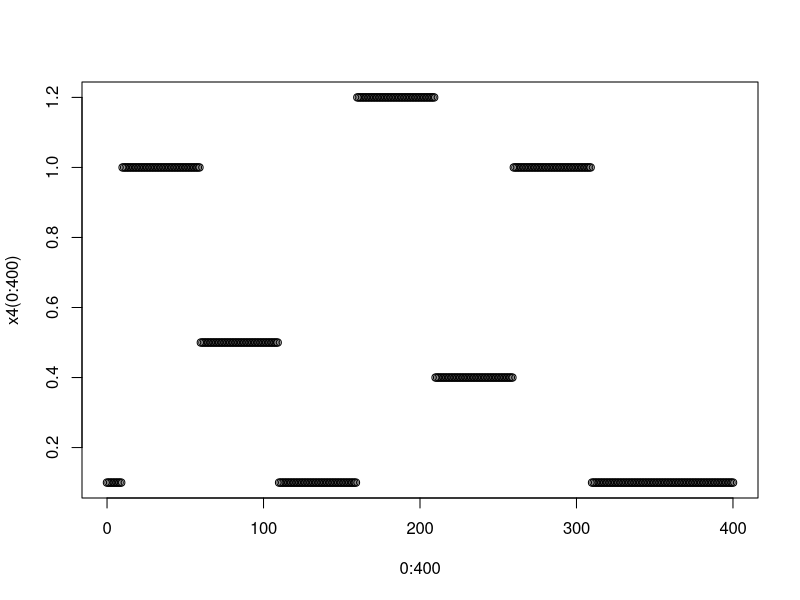
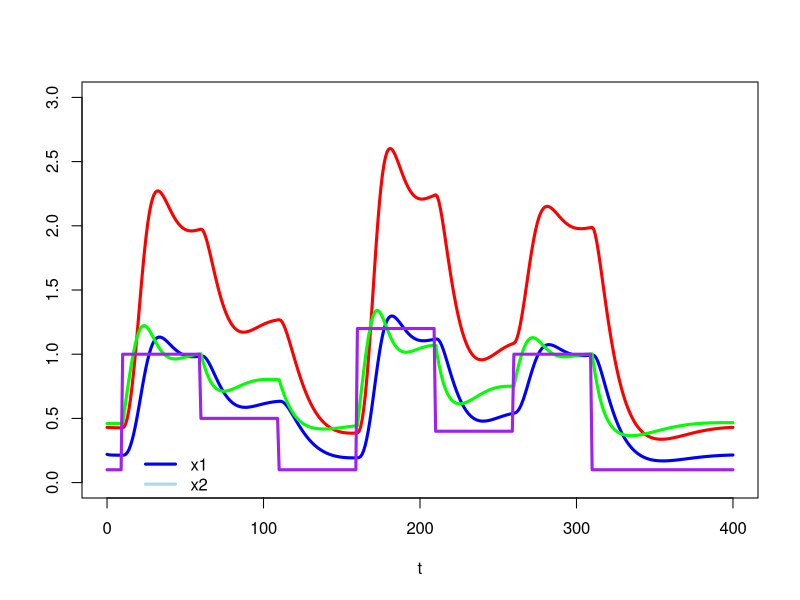
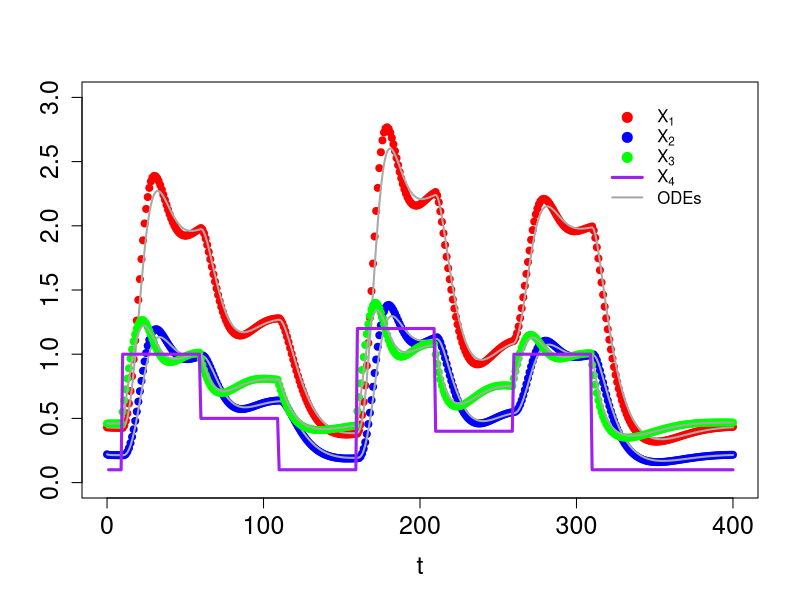
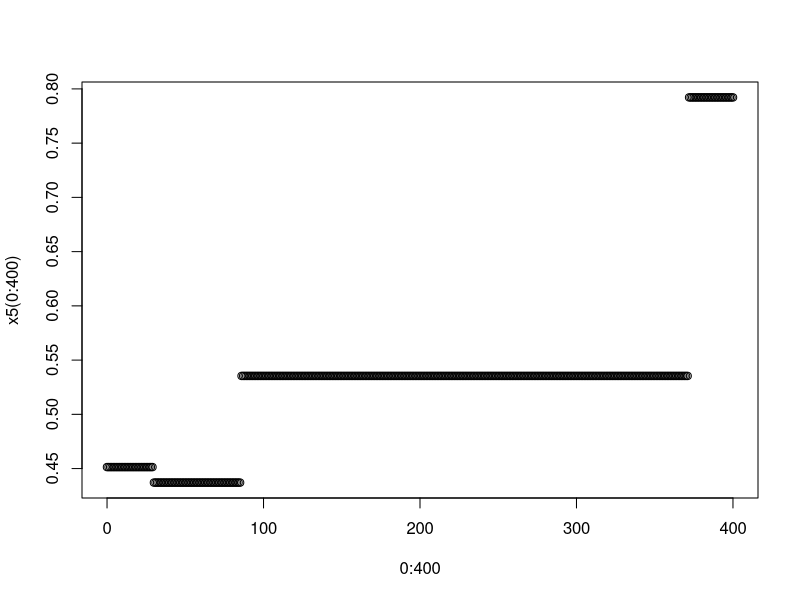
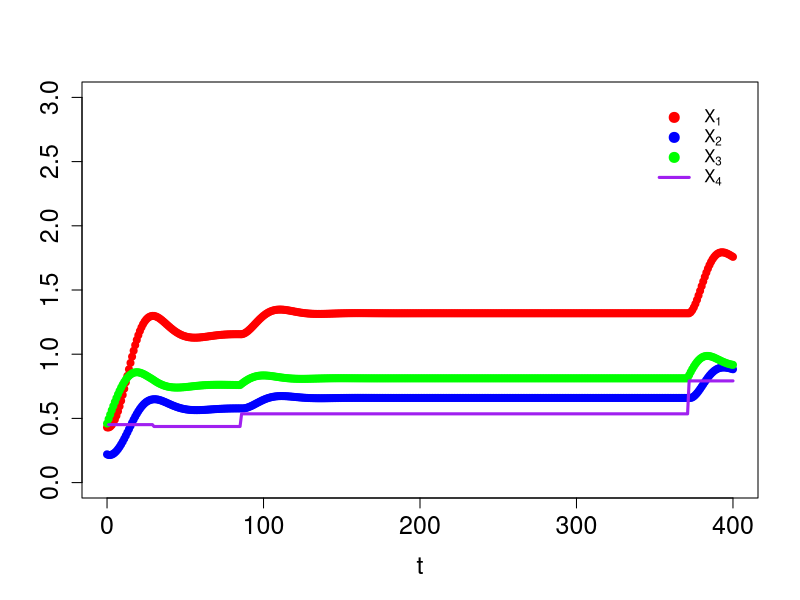
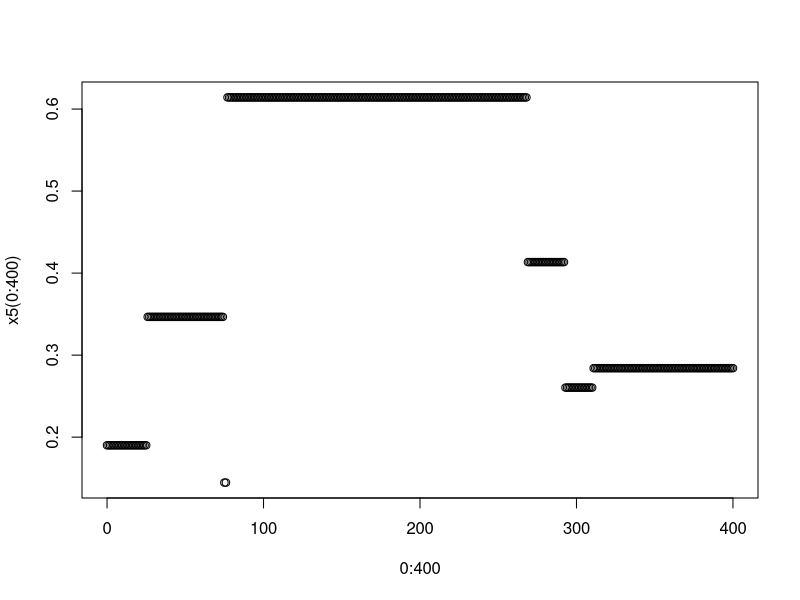
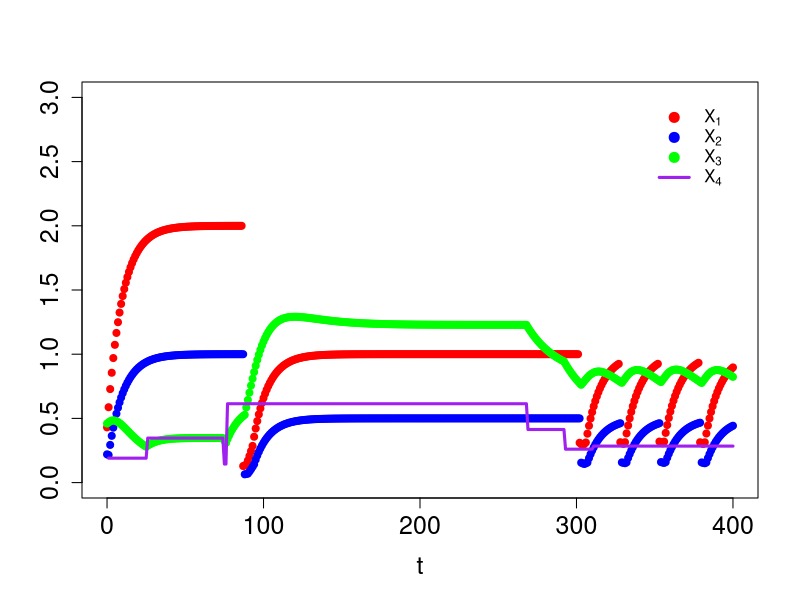
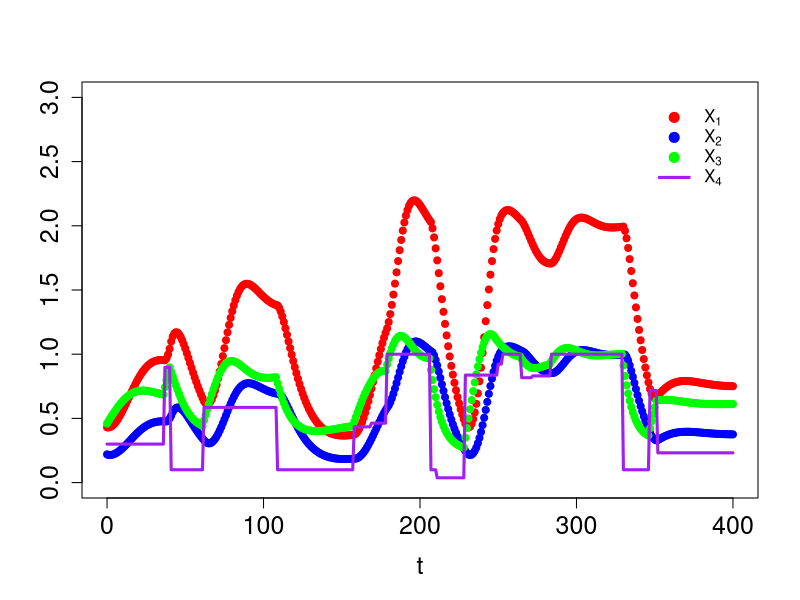

Write R code to recreate these figures, in order.
# lac operon model # Figures 8, 9, 10 and 11



rm(list = ls())



######################################################################################################################################
##### system of dif. eq.

if(!require('deSolve',character.only = TRUE)) {install.packages('deSolve');library(deSolve)}		# install and call deSolve package

t = seq(0,400,1)		# set time for simulation

InitState4=c(		# initial state of the variables
		x1 = 0.43,
		x2 = 0.22,
		x3 = 0.46
		)

Pars4 = c(			# Parameters	
	g_34 = 1,
	x4 = 0.1	
      )

# create function of external events
x4_data = cbind(c(0,10,60,110,160,210,260,310),c(0.1,1,0.5,0.1,1.2,0.4,1,0.1))
x4 = approxfun(x4_data,method='constant',rule=2)
plot(0:400,x4(0:400))



Equations4 <- function(t, x, pars)  		# ODE model 
        { 
        ### returns rate of change
        # t = model's time structure
        # initState = model initial state
        # pars = model parameters 

        with(as.list(c(x, pars)), 
            {
		
		X4 = x4(t)	

		dx1 = 0.2 * x3^2- 0.1*x1
		dx2 = 0.5 * x1 - x2
		dx3 = 0.1 * X4^(g_34) - 0.1 * x2 * x3

            return(list(c(dx1,dx2,dx3),count=c(),signal = X4))
            })
        }


##### system of dif. eq.
######################################################################################################################################

# perturb = data.frame(var = 'x1', time = 6, value = 2, method = "replace") #  method ("replace", "add", "multiply")

out4 = ode(				# run ODE solver
		times = t,
		y = InitState4,
		parms = Pars4,
		func = Equations4) # events = list(data = perturb) 

#windows()
plot(out4[,1],out4[,2],type='l',col='red',lwd=3,ylim=c(0,3),xlab='t',ylab='')
lines(out4[,1],out4[,3],type='l',col='blue',lwd=3)
lines(out4[,1],out4[,4],type='l',col='green',lwd=3)
lines(out4[,1],out4[,5],type='l',col='purple',lwd=3)
legend(15,.3,legend=c('x1','x2'),lty=c(1,1),lwd=c(3,3),col=c('blue','lightblue'),bty="n")





######################################################################################################################################
##### discrete 1

d_output4 = c(t=min(t),InitState4)					# initiating variable to store the solution of the discrete solver
for ( i in seq(min(t)+(t[2]-t[1]),max(t),t[2]-t[1]) )		# unnecessarily extremely complicated way to cycle through the values of time
	{
	if ( is.null(dim(d_output4))==TRUE )			# if d_output is a vector, i.e., if i=1
		{
		x1 = d_output4[2]
		x2 = d_output4[3]
		x3 = d_output4[4]
		} else 							# if it is a matrix

		{
		x1 = d_output4[dim(d_output4)[1],2]
		x2 = d_output4[dim(d_output4)[1],3]
		x3 = d_output4[dim(d_output4)[1],4]
		}

	Xs = with(as.list(c(c(x1,x2,x3))), 
            {
		# discrete equations
		x1_temp = ( 0.2 * x3^2- 0.1*x1 ) * (t[2]-t[1]) + x1
		x2_temp = ( 0.5 * x1 - x2 ) * (t[2]-t[1]) + x2
		x3_temp = ( 0.1 * x4(i) - 0.1 * x2 * x3 ) * (t[2]-t[1]) + x3

            return(list(c(x1_temp,x2_temp,x3_temp)))
            })

	d_output4 = rbind(d_output4,c(t=i,x1=Xs[[1]][1],x2=Xs[[1]][2],x3=Xs[[1]][3]))		# discrete result
	}


# tiff("Fig_lac1.tiff", height = 10, width = 20, units = 'cm',compression = "lzw", res = 300)
plot(d_output4[,1],d_output4[,2],pch=20,col='red',lwd=3,xlab='t',ylab='',ylim=c(0,3),cex.lab=1.5,cex.axis=1.5)
lines(out4[,1],out4[,2],col = "darkgrey",lwd=2)
points(d_output4[,1],d_output4[,3],pch=20,col='blue',lwd=3,xlab='t',ylab='')
lines(out4[,1],out4[,3],col = "darkgrey",lwd=2)
points(d_output4[,1],d_output4[,4],pch=20,col='green',lwd=3,xlab='t',ylab='')
lines(out4[,1],out4[,4],col = "darkgrey",lwd=2)
lines(1:400,x4(1:400),pch=20,col='purple',lwd=3,xlab='t',ylab='')
legend(320,3,legend=c(expression('X'[1]),expression('X'[2]),expression('X'[3]),expression('X'[4]),'ODEs'),pch=c(20,20,20,NA,NA),pt.cex = c(2,2,2,NA,NA),col=c('red','blue','green','purple','darkgrey'),lty=c(NA,NA,NA,1,1),lwd=c(NA,NA,NA,3,2),bty="n")
# dev.off()

##### discrete 1
######################################################################################################################################



######################################################################################################################################
##### discrete 2

x5_data = 0										# variable to store the moment of occurrences 
while (sum(x5_data)<400)
	{
	x5_data = c(x5_data,rexp(1,rate = 1/60))
	}
x5_data = x5_data[1:(length(x5_data)-1)]
sum(x5_data)
x5_data = cumsum(x5_data)

x5_data = cbind(x5_data,rnorm(n=length(x5_data),mean=.5,sd=.25))	# for every event, create a event that follows a normal

x5 = approxfun(x5_data,method='constant',rule=2)			# define the external events as a function
plot(0:400,x5(0:400))

d_output5 = c(t=min(t),InitState4)						# initiating variable to store the solution of the discrete solver
for ( i in seq(min(t)+(t[2]-t[1]),max(t),t[2]-t[1]) )			# unnecessarily extremely complicated way to cycle through the values of time
	{
	if ( is.null(dim(d_output5))==TRUE )				# if d_output is a vector, i.e., if i=1
		{
		x1 = d_output5[2]
		x2 = d_output5[3]
		x3 = d_output5[4]
		} else 								# if it is a matrix
		{
		x1 = d_output5[dim(d_output5)[1],2]
		x2 = d_output5[dim(d_output5)[1],3]
		x3 = d_output5[dim(d_output5)[1],4]
		}

	Xs = with(as.list(c(c(x1,x2,x3))), 
            {
		# discrete equations
		x1_temp = ( 0.2 * x3^2- 0.1*x1 ) * (t[2]-t[1]) + x1
		x2_temp = ( 0.5 * x1 - x2 ) * (t[2]-t[1]) + x2
		x3_temp = ( 0.1 * x5(i) - 0.1 * x2 * x3 ) * (t[2]-t[1]) + x3

            return(list(c(x1_temp,x2_temp,x3_temp)))
            })

	d_output5 = rbind(d_output5,c(t=i,x1=Xs[[1]][1],x2=Xs[[1]][2],x3=Xs[[1]][3]))		# discrete result
	}


# tiff("Fig_lac2.tiff", height = 10, width = 20, units = 'cm',compression = "lzw", res = 300)
plot(d_output5[,1],d_output5[,2],pch=20,col='red',lwd=3,xlab='t',ylab='',ylim=c(0,3),cex.lab=1.5,cex.axis=1.5)
points(d_output5[,1],d_output5[,3],pch=20,col='blue',lwd=3,xlab='t',ylab='')
points(d_output5[,1],d_output5[,4],pch=20,col='green',lwd=3,xlab='t',ylab='')
lines(1:400,x5(1:400),pch=20,col='purple',lwd=3,xlab='t',ylab='')
legend(350,3,legend=c(expression('X'[1]),expression('X'[2]),expression('X'[3]),expression('X'[4])),pch=c(20,20,20,NA),pt.cex = 2,col=c('red','blue','green','purple'),lty=c(NA,NA,NA,1),lwd=c(NA,NA,NA,3),bty="n")
# dev.off()

##### discrete 2
######################################################################################################################################



######################################################################################################################################
##### discrete 3

set.seed(50) # 1000 is also cool
x5_data = 0										# variable to store the moment of occurrences
while (sum(x5_data)<400)
	{
	x5_data = c(x5_data,rexp(1,rate = 1/60))
	}
x5_data = x5_data[1:(length(x5_data)-1)]
sum(x5_data)
x5_data = cumsum(x5_data)

x5_data = cbind(x5_data,rnorm(n=length(x5_data),mean=.5,sd=.25))	# for every event, create a event that follows a normal

x5 = approxfun(x5_data,method='constant',rule=2)			# define the external events as a function
plot(0:400,x5(0:400))

d_output5 = c(t=min(t),InitState4)						# initiating variable to store the solution of the discrete solver
for ( i in seq(min(t)+(t[2]-t[1]),max(t),t[2]-t[1]) )			# unnecessarily extremely complicated way to cycle through the values of time
	{
	if ( is.null(dim(d_output5))==TRUE )				# if d_output is a vector, i.e., if i=1
		{
		x1 = d_output5[2]
		x2 = d_output5[3]
		x3 = d_output5[4]
		} else 								# if it is a matrix
		{
		x1 = d_output5[dim(d_output5)[1],2]
		x2 = d_output5[dim(d_output5)[1],3]
		x3 = d_output5[dim(d_output5)[1],4]
		}

	Xs = with(as.list(c(c(x1,x2,x3))), 
            {
		# discrete equations
		if (x3<0.5) { x1_temp = ( 0.2 - 0.1*x1 ) * (t[2]-t[1]) + x1 }
		if (x3>=0.5 & x3<=0.8) { x1_temp = ( 0.5 * x3^2 - 1*x1 ) * (t[2]-t[1]) + x1 }
		if (x3>0.8) { x1_temp = ( 0.1 - 0.1*x1 ) * (t[2]-t[1]) + x1 }
		
		x2_temp = ( 0.5 * x1 - x2 ) * (t[2]-t[1]) + x2
		x3_temp = ( 0.1 * x5(i) - 0.1 * x2 * x3 ) * (t[2]-t[1]) + x3

            return(list(c(x1_temp,x2_temp,x3_temp)))
            })

	d_output5 = rbind(d_output5,c(t=i,x1=Xs[[1]][1],x2=Xs[[1]][2],x3=Xs[[1]][3]))		# discrete result
	}


# tiff("Fig_lac3.tiff", height = 10, width = 20, units = 'cm',compression = "lzw", res = 300)
plot(d_output5[,1],d_output5[,2],pch=20,col='red',lwd=3,xlab='t',ylab='',ylim=c(0,3),cex.lab=1.5,cex.axis=1.5)
points(d_output5[,1],d_output5[,3],pch=20,col='blue',lwd=3,xlab='t',ylab='')
points(d_output5[,1],d_output5[,4],pch=20,col='green',lwd=3,xlab='t',ylab='')
lines(1:400,x5(1:400),pch=20,col='purple',lwd=3,xlab='t',ylab='')
legend(350,3,legend=c(expression('X'[1]),expression('X'[2]),expression('X'[3]),expression('X'[4])),pch=c(20,20,20,NA),pt.cex = 2,col=c('red','blue','green','purple'),lty=c(NA,NA,NA,1),lwd=c(NA,NA,NA,3),bty="n")
# dev.off()

##### discrete 3
######################################################################################################################################




######################################################################################################################################
##### discrete 4

set.seed(100)

d_output5 = c(t=min(t),InitState4,x5=0.3)					# initiating variable to store the solution of the discrete solver
for ( i in seq(min(t)+(t[2]-t[1]),max(t),t[2]-t[1]) )			# unnecessarily extremely complicated way to cycle through the values of time
	{
	if ( is.null(dim(d_output5))==TRUE )				# if d_output is a vector, i.e., if i=1
		{
		x1 = d_output5[2]
		x2 = d_output5[3]
		x3 = d_output5[4]
		x5 = d_output5[5]
		} else 								# if it is a matrix 
		{
		x1 = d_output5[dim(d_output5)[1],2]
		x2 = d_output5[dim(d_output5)[1],3]
		x3 = d_output5[dim(d_output5)[1],4]
		x5 = d_output5[dim(d_output5)[1],5]

		}

	Xs = with(as.list(c(c(x1,x2,x3,x5))), 
            {
		# discrete equations
		x5_temp = x5
				 
		prob1=runif(1,0,x3/10)
		if (rbinom(1,1, prob1)==1)
			{
			x5_temp = rnorm(n=1,mean=.5,sd=x1)
			} 

		if (x5_temp>1) { x5_temp=1 } else 
			{
			if (x5_temp<0) { x5_temp=0.1 }			
			} 

		x1_temp = ( 0.2 * x3^2- 0.1*x1 ) * (t[2]-t[1]) + x1
		x2_temp = ( 0.5 * x1 - x2 ) * (t[2]-t[1]) + x2
		x3_temp = ( 0.1 * x5_temp - 0.1 * x2 * x3 ) * (t[2]-t[1]) + x3

            return(list(c(x1_temp,x2_temp,x3_temp,x5_temp)))
            })
	d_output5 = rbind(d_output5,c(t=i,x1=Xs[[1]][1],x2=Xs[[1]][2],x3=Xs[[1]][3],x5=Xs[[1]][4]))		# discrete result
	}


# tiff("Fig_lac4.tiff", height = 10, width = 20, units = 'cm',compression = "lzw", res = 300)
plot(d_output5[,1],d_output5[,2],pch=20,col='red',lwd=3,xlab='t',ylab='',ylim=c(0,3),cex.lab=1.5,cex.axis=1.5)
points(d_output5[,1],d_output5[,3],pch=20,col='blue',lwd=3,xlab='t',ylab='')
points(d_output5[,1],d_output5[,4],pch=20,col='green',lwd=3,xlab='t',ylab='')
lines(d_output5[,1],d_output5[,5],pch=20,col='purple',lwd=3,xlab='t',ylab='')
legend(350,3,legend=c(expression('X'[1]),expression('X'[2]),expression('X'[3]),expression('X'[4])),pch=c(20,20,20,NA),pt.cex = 2,col=c('red','blue','green','purple'),lty=c(NA,NA,NA,1),lwd=c(NA,NA,NA,3),bty="n")
# dev.off()

##### discrete 4
######################################################################################################################################
